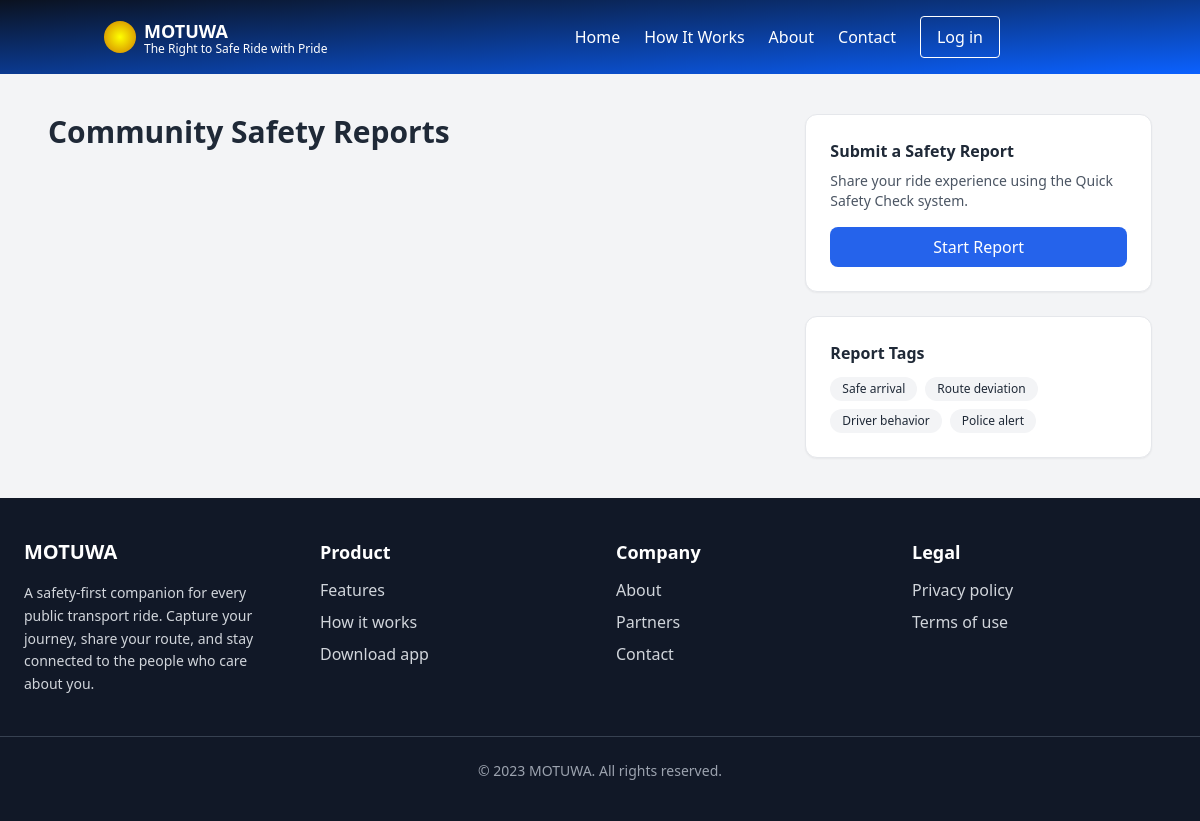
/blog, run on an earlier commit of the app's database.
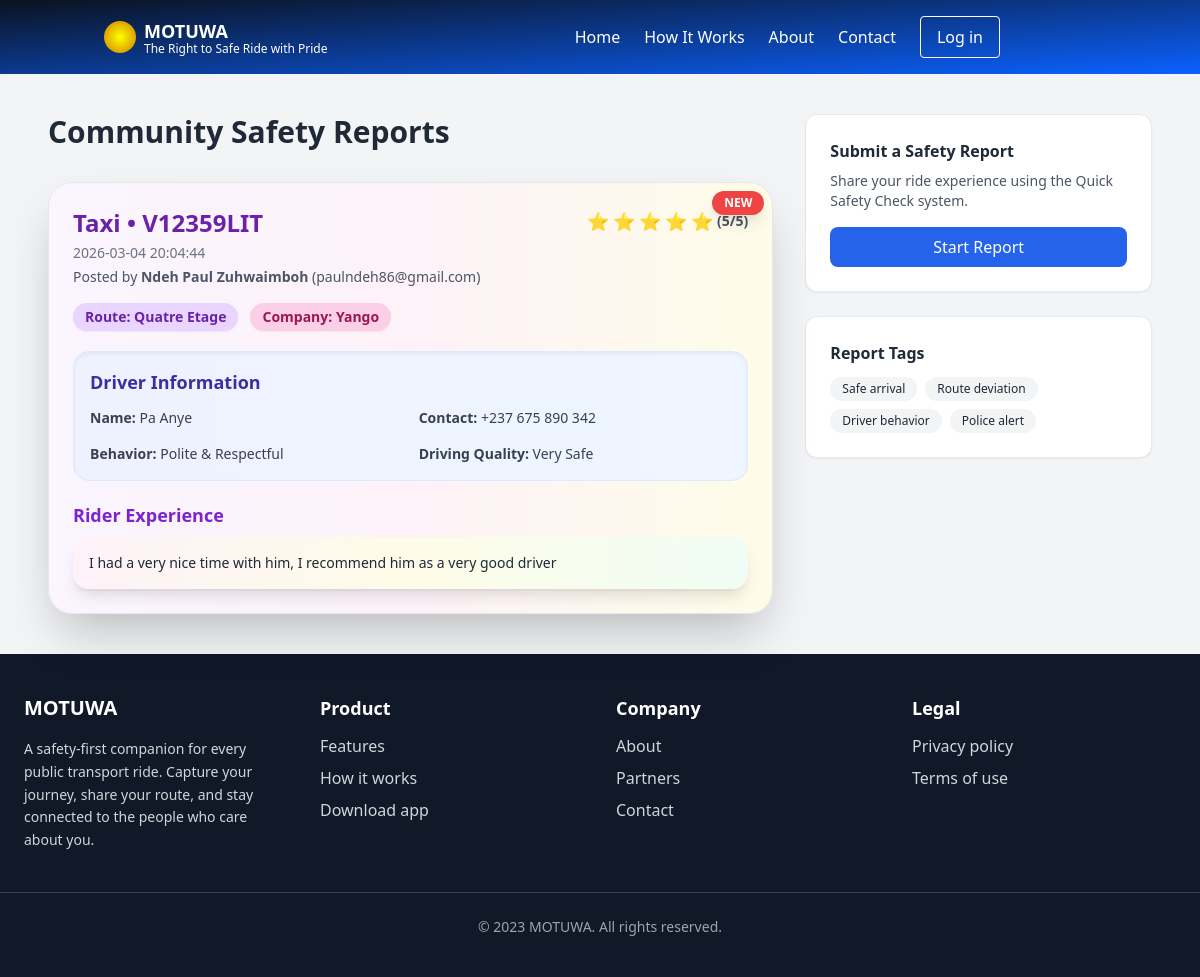
And on a later commit of the database.
### tables this page shows
CREATE TABLE transport_reviews (
id INTEGER PRIMARY KEY AUTOINCREMENT,
user_id INTEGER,
transport_type TEXT,
license_plate TEXT,
route TEXT,
company TEXT,
driver_name TEXT,
driver_contact TEXT,
driver_behavior TEXT,
driving_quality TEXT,
rating INTEGER,
review TEXT,
created_at TEXT
);

CREATE TABLE users (
               id INTEGER PRIMARY KEY AUTOINCREMENT,
               name TEXT NOT NULL,
               email TEXT NOT NULL UNIQUE,
               phone TEXT NOT NULL,
               emergency_email1 TEXT NOT NULL,
               emergency_phone1 TEXT NOT NULL,
               emergency_email2 TEXT NOT NULL,
               emergency_phone2 TEXT NOT NULL,
               password TEXT NOT NULL,
               timestamp TEXT NOT NULL
               );

### app.py (the view)
@app.route("/blog")
def blog():
    conn = sqlite3.connect(DB_NAME)
    cursor = conn.cursor()
    cursor.execute("""
    SELECT transport_reviews.*, users.name, users.email
    FROM transport_reviews
    LEFT JOIN users ON transport_reviews.user_id = users.id
    ORDER BY transport_reviews.created_at DESC
""")
    reports = cursor.fetchall()
    conn.close()
    formatted_reports = []
    for r in reports:
        report = {
            "transport_type": r[2],
            "license_plate": r[3],
            "route": r[4],
            "company": r[5],
            "driver_name": r[6],
            "driver_contact": r[7],
            "driver_behavior": r[8],
            "driving_quality": r[9],
            "rating": r[10],
            "review": r[11],
            "created_at": r[12],
            "user_name": r[13],  # from users table
            "user_email": r[14] # from users table
        }
        report_time = datetime.strptime(report["created_at"], "%Y-%m-%d %H:%M:%S")
        report["is_new"] = (datetime.now() - report_time) <= timedelta(days=2)
        formatted_reports.append(report)
    return render_template("Weblog.html", reports=formatted_reports)

### templates/Weblog.html (shortened to what this page needs)
<!DOCTYPE html>
<html lang="en">
<head>
  <script src="https://cdn.tailwindcss.com"></script>
</head>
<body class="bg-gray-100 text-gray-800">
    <nav class="bg-gradient-to-br from-[#0b1220] to-[#0b61ff] py-4">
        <div class="container mx-auto px-4 flex justify-between items-center">
            <a href="/" class="text-white flex items-center">
                <div class="w-8 h-8 rounded-full mr-2" style="background: radial-gradient(#ffff00, #cf7c00);"></div>
                <div>
                    <h4 class="font-bold text-lg">MOTUWA</h4>
                    <p class="text-xs font-medium mt-[-4px]">The Right to Safe Ride with Pride</p>
                </div>
            </a>
            <div class="hidden md:flex items-center space-x-6 mr-24">
                <a href="/" class="text-white font-medium hover:text-yellow-400">Home</a>
                {% if 'user_id' in session %}
                <a href="/features" class="text-white font-medium hover:text-yellow-400">Features</a>
                <a href="/#Works" class="text-white font-medium hover:text-yellow-400">How It Works</a>
                <a href="/#About" class="text-white font-medium hover:text-yellow-400">About</a>
                <a href="/contact" class="text-white font-medium hover:text-yellow-400">Contact</a>
                <a href="/blog" class="text-white font-medium hover:text-yellow-400">Blog</a>
                {% else %}
                <a href="/#Works" class="text-white font-medium hover:text-yellow-400">How It Works</a>
                <a href="/#About" class="text-white font-medium hover:text-yellow-400">About</a>
                <a href="/contact" class="text-white font-medium hover:text-yellow-400">Contact</a>
                {% endif %}
                {% if 'user_id' not in session %}
                <a href="/login" class="border border-white text-white px-4 py-2 rounded hover:bg-white hover:text-blue-900 transition">Log in</a>
                {% else %}
        <a href="/logout" class="border border-white text-white px-4 py-2 rounded hover:bg-white hover:text-blue-900 transition">Logout</a>
        {% endif %}
            </div>
        </div>
    </nav>
<main class="max-w-6xl mx-auto px-6 py-10 grid lg:grid-cols-3 gap-8">
  <div class="lg:col-span-2 space-y-8">
    <h1 class="text-3xl font-bold mb-8">Community Safety Reports</h1>
<div class="space-y-8 px-4 md:px-0">
  {% for report in reports %}
  <div class="relative bg-gradient-to-r from-purple-50 via-pink-50 to-yellow-50 p-6 rounded-3xl shadow-2xl hover:scale-105 transform transition-all duration-300 border border-gray-200">
    <div class="flex justify-between items-start">
      <div>
        <h2 class="font-extrabold text-2xl text-purple-800">
          {{ report.transport_type }} • {{ report.license_plate }}
        </h2>
        <p class="text-sm text-gray-500 mt-1">
          {{ report.created_at }}
        </p>
      </div>
      <div class="flex items-center space-x-1 text-yellow-400 text-lg font-bold">
        {% for i in range(report.rating|int) %}
          <span>⭐</span>
        {% endfor %}
        <span class="ml-2 text-sm text-gray-600 font-semibold">({{ report.rating }}/5)</span>
      </div>
    </div>
<p class="text-sm text-gray-600 mt-1">
    Posted by <span class="font-semibold">{{ report.user_name }}</span> ({{ report.user_email }})
</p>
    <div class="mt-4 flex flex-wrap gap-3">
      {% if report.route %}
        <span class="px-3 py-1 bg-purple-200 text-purple-800 rounded-full font-semibold text-sm shadow-sm">
          Route: {{ report.route }}
        </span>
      {% endif %}
      {% if report.company %}
        <span class="px-3 py-1 bg-pink-200 text-pink-800 rounded-full font-semibold text-sm shadow-sm">
          Company: {{ report.company }}
        </span>
      {% endif %}
    </div>
    <div class="mt-5 bg-gradient-to-r from-indigo-50 to-blue-50 p-4 rounded-2xl border border-blue-100 shadow-inner">
      <p class="font-bold text-indigo-800 mb-3 text-lg">Driver Information</p>
      <div class="grid md:grid-cols-2 gap-4 text-gray-700 text-sm">
        {% if report.driver_name %}
          <p><span class="font-semibold">Name:</span> {{ report.driver_name }}</p>
        {% endif %}
        {% if report.driver_contact %}
          <p><span class="font-semibold">Contact:</span> {{ report.driver_contact }}</p>
        {% endif %}
        <p><span class="font-semibold">Behavior:</span> {{ report.driver_behavior }}</p>
        <p><span class="font-semibold">Driving Quality:</span> {{ report.driving_quality }}</p>
      </div>
    </div>
    <div class="mt-5">
      <p class="font-bold text-purple-700 mb-2 text-lg">Rider Experience</p>
      <p class="bg-gradient-to-r from-pink-50 via-yellow-50 to-green-50 p-4 rounded-2xl text-gray-800 shadow-lg text-sm">
        {{ report.review }}
      </p>
    </div>
    {% if report.is_new %}
      <div class="absolute top-0 right-0 mt-2 mr-2 bg-red-500 text-white px-3 py-1 rounded-full font-bold text-xs shadow-lg">
        NEW
      </div>
    {% endif %}
  </div>
  {% endfor %}
</div>
</div>
  <aside class="space-y-6">
    <div class="bg-white p-6 rounded-xl border shadow-sm">
      <h4 class="font-semibold">Submit a Safety Report</h4>
      <p class="text-sm text-gray-600 mt-2">
        Share your ride experience using the Quick Safety Check system.
      </p>
      <button type="button" class="mt-4 w-full bg-blue-600 text-white py-2 rounded-lg font-medium"  onclick="window.location.href='{{ url_for('submit_report') }}'">
        Start Report
      </button>
    </div>
    <div class="bg-white p-6 rounded-xl border shadow-sm">
      <h4 class="font-semibold">Report Tags</h4>
      <div class="flex flex-wrap gap-2 mt-3 text-xs">
        <span class="bg-gray-100 px-3 py-1 rounded-full">Safe arrival</span>
        <span class="bg-gray-100 px-3 py-1 rounded-full">Route deviation</span>
        <span class="bg-gray-100 px-3 py-1 rounded-full">Driver behavior</span>
        <span class="bg-gray-100 px-3 py-1 rounded-full">Police alert</span>
      </div>
    </div>
  </aside>
</main>
  <footer class="bg-gray-900 text-gray-300 py-10">
  <div class="max-w-7xl mx-auto px-6 grid grid-cols-1 md:grid-cols-4 gap-8">
    <div>
      <h3 class="text-xl font-bold text-white mb-4">MOTUWA</h3>
      <p class="text-sm leading-relaxed">
        A safety-first companion for every public transport ride. Capture your journey, share your route, and stay
        connected to the people who care about you.
      </p>
    </div>
    <div>
      <h4 class="text-lg font-semibold text-white mb-3">Product</h4>
      <ul class="space-y-2">
        <li><a href="#" class="hover:text-white transition">Features</a></li>
        <li><a href="#" class="hover:text-white transition">How it works</a></li>
        <li><a href="#" class="hover:text-white transition">Download app</a></li>
      </ul>
    </div>
    <div>
      <h4 class="text-lg font-semibold text-white mb-3">Company</h4>
      <ul class="space-y-2">
        <li><a href="#" class="hover:text-white transition">About</a></li>
        <li><a href="#" class="hover:text-white transition">Partners</a></li>
        <li><a href="#" class="hover:text-white transition">Contact</a></li>
      </ul>
    </div>
    <div>
      <h4 class="text-lg font-semibold text-white mb-3">Legal</h4>
      <ul class="space-y-2">
        <li><a href="#" class="hover:text-white transition">Privacy policy</a></li>
        <li><a href="#" class="hover:text-white transition">Terms of use</a></li>
      </ul>
    </div>
  </div>
  <div class="border-t border-gray-700 mt-10 pt-6 text-center">
    <p class="text-sm text-gray-400">© 2023 MOTUWA. All rights reserved.</p>
  </div>
</footer>
</body>
</html>

What changed in the data, as far as the page shows it:
added transport_reviews: transport_type "Taxi", license_plate "V12359LIT", created_at "2026-03-04 20:04:44", rating "5", user_name "Ndeh Paul Zuhwaimboh", user_email "paulndeh86@gmail.com", route "Quatre Etage", company "Yango", driver_name "Pa Anye", driver_contact "+237 675 890 342", driver_behavior "Polite & Respectful", driving_quality "Very Safe", review "I had a very nice time with him, I recommend him as a very good driver"
